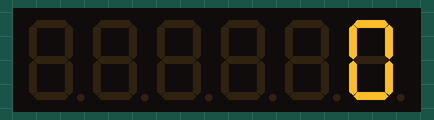
Simulated run of this sketch. Board: Arduino Uno, built with avr-gcc and run on an emulated ATmega328P. Shown: 6-digit seven-segment display. Wiring (inferred from the names in the program): 6-digit 7-segment display, segments lit when LOW: segments pin 6, pin 7, pin 8, pin 9, pin 10, pin 11, pin 12, pin 13; digit selects pin 0, pin 1, pin 2, pin 3, pin 4, pin 5. The segment pins are drawn as the display they are named for.

Above: at 0.1 s.
At 3.22 s:
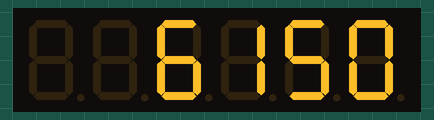
At 5.81 s:
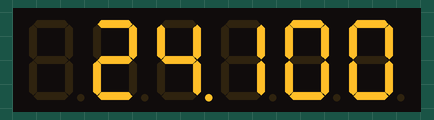
At 6.45 s:
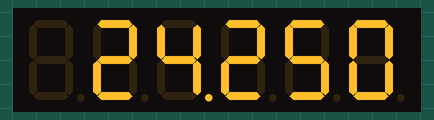
At 7.05 s:
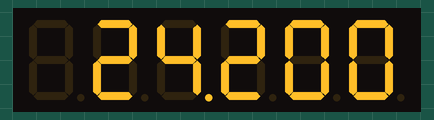
At 7.6 s:
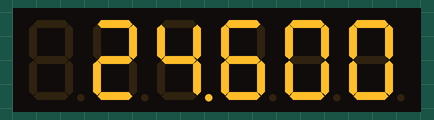

Measured:
- what the display in image 0 shows lasts 3.1 s, from 0.0 s to 3.1 s

The sketch:

weighing_code.ino
```cpp
// Segment pins (A, B, C, D, E, F, G, DP)
const int segPins[] = {6,7,8,9,10,11,12,13};

// Digit control pins (left to right for 6 digits)
const int digitPins[] = {0,1,2,3,4,5};

// Digit patterns for 0-9 (same as cathode)
const byte digitSegments[10][8] = {
  {1,1,1,1,1,1,0,0}, // 0
  {0,1,1,0,0,0,0,0}, // 1
  {1,1,0,1,1,0,1,0}, // 2
  {1,1,1,1,0,0,1,0}, // 3
  {0,1,1,0,0,1,1,0}, // 4
  {1,0,1,1,0,1,1,0}, // 5
  {1,0,1,1,1,1,1,0}, // 6
  {1,1,1,0,0,0,0,0}, // 7
  {1,1,1,1,1,1,1,0}, // 8
  {1,1,1,1,0,1,1,0}  // 9
};

// Custom weight values //22.975  //
const char* weights[] = {
  "2750", "6150", "4700", "10300", "10550", "10580", "11300", "12000",
  "12.600", "12600", "16300", "16.300", "16.200", "15900", "15.900", "15.950",
  "18150", "18850", "19300", "19.700", "21950", "21.900", "24000", "24.050",
  "24.100", "24.200", "24.250", "24.100", "24.200", "24.350", "24.600"
};

int weightIndex = -1;
unsigned long lastUpdate = 0;
const unsigned long fastInterval = 100;
const unsigned long slowInterval = 300;
const unsigned long startupDelay = 3000;

void setup() {
  for (int i = 0; i < 8; i++) pinMode(segPins[i], OUTPUT);
  for (int i = 0; i < 6; i++) pinMode(digitPins[i], OUTPUT);

  // Show 0 only on rightmost digit for 3 seconds
  unsigned long startTime = millis();
  while (millis() - startTime < startupDelay) {
    for (int i = 0; i < 6; i++) {
      if (i == 5) setSegments(0, false);
      else clearSegments();

      digitalWrite(digitPins[i], HIGH); // Turn ON this digit (common anode)
      delay(2);
      digitalWrite(digitPins[i], LOW);  // Turn OFF digit
    }
  }

  weightIndex = 0;
  lastUpdate = millis();
}

void loop() {
  unsigned long now = millis();
  int totalWeights = sizeof(weights) / sizeof(weights[0]);
  unsigned long interval = (weightIndex < totalWeights - 7) ? fastInterval : slowInterval;

  if (now - lastUpdate >= interval) {
    lastUpdate = now;
    weightIndex++;
    if (weightIndex >= totalWeights) weightIndex = totalWeights - 1;
  }

  showWeight(weights[weightIndex]);
}

void showWeight(const char* valStr) {
  int displayDigits[6] = {-1, -1, -1, -1, -1, -1};
  bool dpFlags[6] = {false};

  int len = strlen(valStr);
  int digitPos = 5;

  for (int i = len - 1; i >= 0 && digitPos >= 0; i--) {
    if (valStr[i] == '.') {
      if (digitPos < 6) dpFlags[digitPos] = true;
    } else if (isdigit(valStr[i])) {
      displayDigits[digitPos] = valStr[i] - '0';
      digitPos--;
    }
  }

  for (int i = 0; i < 6; i++) {
    if (i == 0 || displayDigits[i] == -1) {
      clearSegments();  // Blank
    } else {
      setSegments(displayDigits[i], dpFlags[i]);
    }

    digitalWrite(digitPins[i], HIGH); // Common anode: ON
    delay(2);
    digitalWrite(digitPins[i], LOW);  // OFF
  }
}

void setSegments(int num, bool showDP) {
  for (int i = 0; i < 8; i++) {
    if (i == 7)
      digitalWrite(segPins[i], showDP ? LOW : HIGH); // DP: invert logic
    else
      digitalWrite(segPins[i], digitSegments[num][i] ? LOW : HIGH); // Invert for common anode
  }
}

void clearSegments() {
  for (int i = 0; i < 8; i++) {
    digitalWrite(segPins[i], HIGH); // All OFF for common anode
  }
}
```
